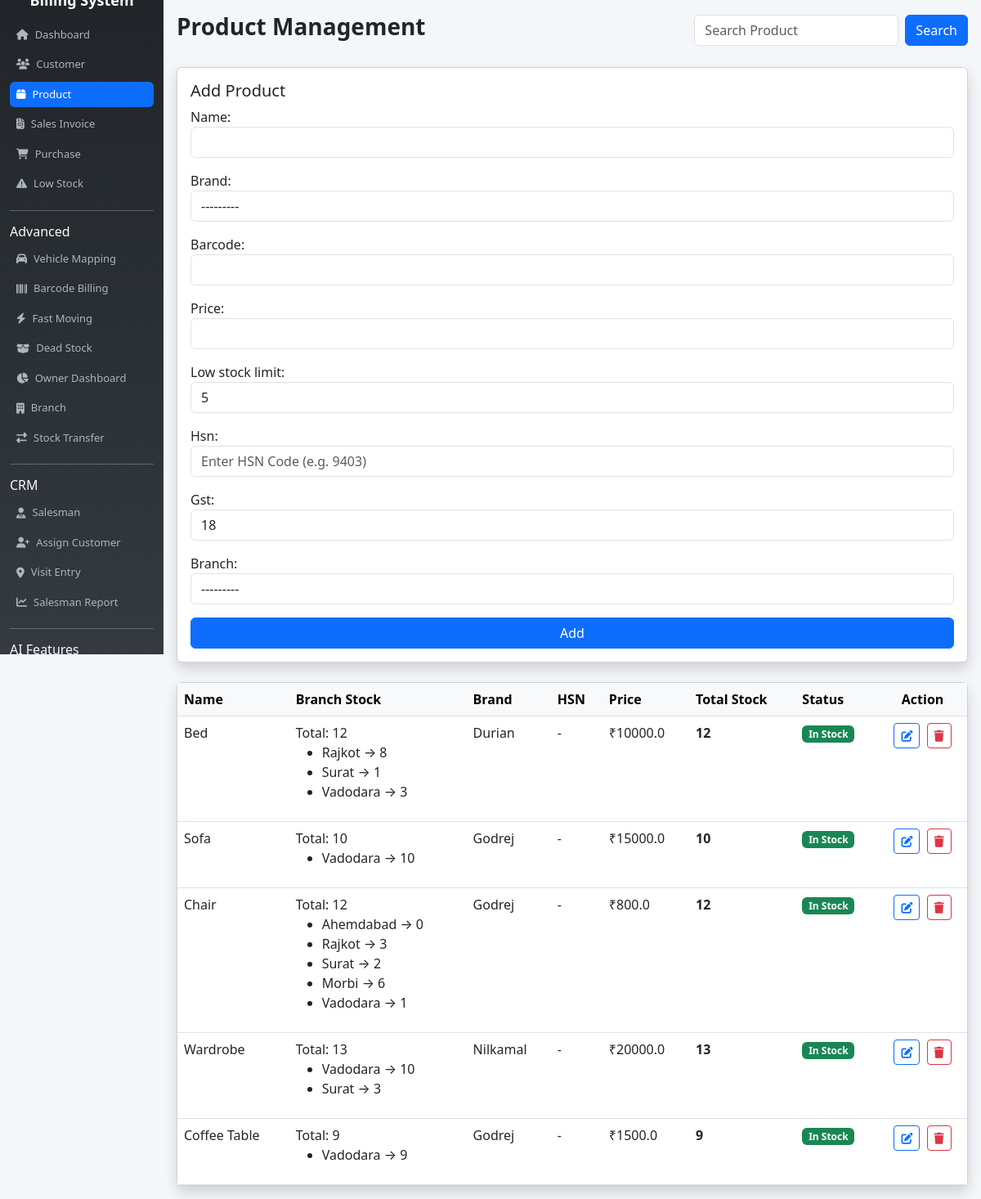
Page /product/ on the earlier database version.
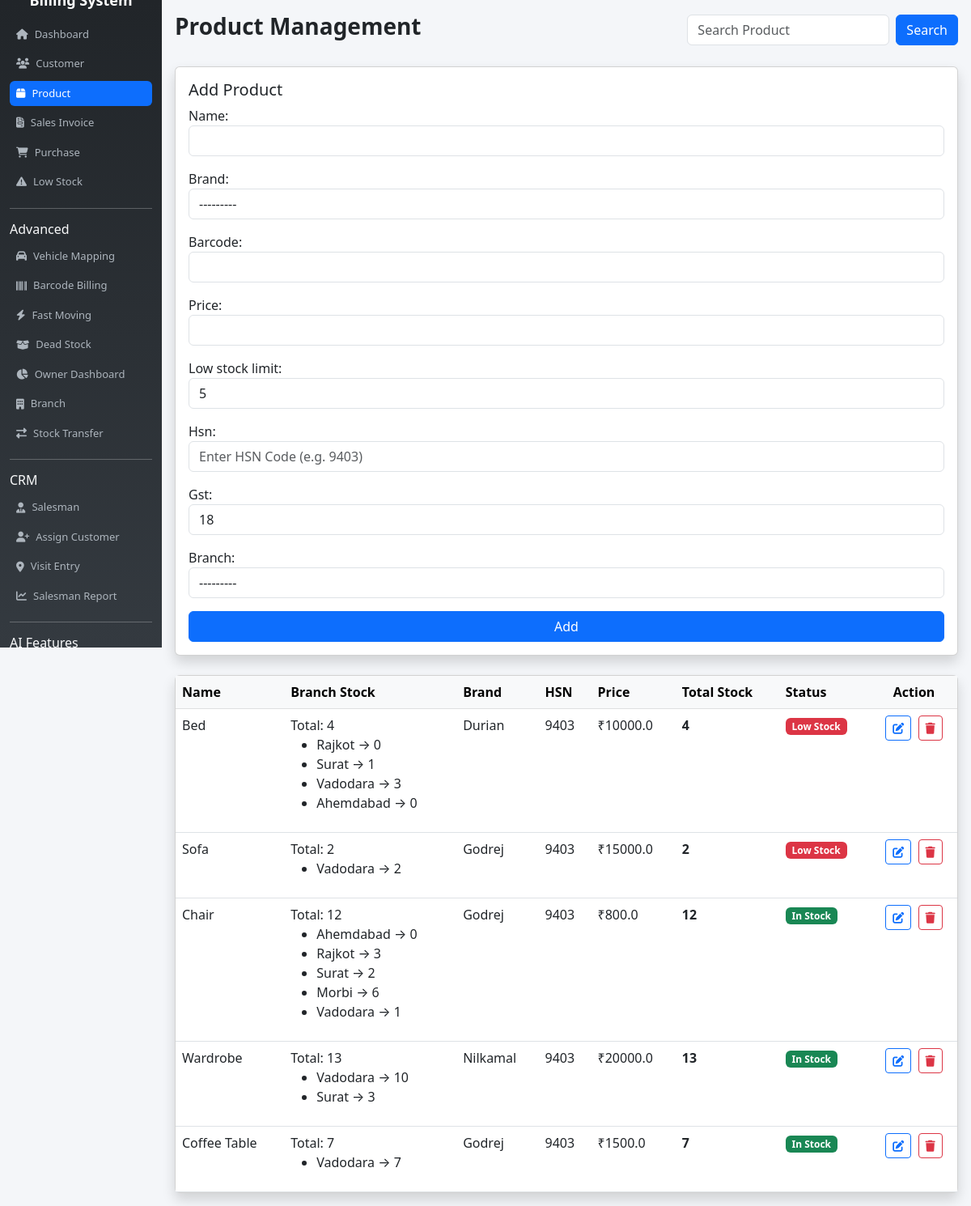
Same page on the later database version.
### billing_app/models.py (models this page shows, shortened)
class Product(models.Model):
    name = models.CharField(max_length=100)
    brand = models.ForeignKey(Brand, on_delete=models.SET_NULL, null=True, blank=True)
    barcode = models.CharField(max_length=100, blank=True, null=True)
    price = models.FloatField()
    stock = models.IntegerField(default=0)
    low_stock_limit = models.IntegerField(default=5)
    hsn = models.CharField(max_length=20, blank=True, null=True)
    gst = models.FloatField(default=18)

class BranchStock(models.Model):
    product = models.ForeignKey(Product, on_delete=models.CASCADE)
    branch = models.ForeignKey(Branch, on_delete=models.CASCADE)
    stock = models.IntegerField(default=0)

class Branch(models.Model):
    name = models.CharField(max_length=100)
    def __str__(self):
        return self.name

class Brand(models.Model):
    name = models.CharField(max_length=100)
    def __str__(self):
        return self.name

### billing_app/views.py (the view)
# urls.py: path('product/', views.product_list, name='product'),
def product_list(request):
    query = request.GET.get('q')
    if query:
        data = Product.objects.filter(name__icontains=query)
    else:
        data = Product.objects.all()
    for p in data:
        p.filtered_stocks = BranchStock.objects.filter(product=p)
        p.total_stock = BranchStock.objects.filter(product=p).aggregate(
            total=Sum('stock')
        )['total'] or 0
    edit_id = request.GET.get('edit')
    product = Product.objects.filter(id=edit_id).first()
    form = ProductForm(request.POST or None, instance=product)
    if form.is_valid():
        form.save()
        return redirect('product')
    return render(request, 'product.html', {
        'data': data,
        'form': form,
        'product_to_edit': product
    })

### billing_app/forms.py
class ProductForm(forms.ModelForm):
    branch = forms.ModelChoiceField(
        queryset=Branch.objects.all(),
        widget=forms.Select(attrs={'class': 'form-control mb-2'})
    )
    class Meta:
        model = Product
        fields = [
            'name',
            'brand',
            'barcode',
            'price',
            'low_stock_limit',
            'hsn',          # ✅ ADD
            'gst'           # ✅ ADD
        ]
        widgets = {
            'name': forms.TextInput(attrs={'class': 'form-control mb-2'}),
            'brand': forms.Select(attrs={'class': 'form-control mb-2'}),
            'barcode': forms.TextInput(attrs={'class': 'form-control mb-2'}),
            'price': forms.NumberInput(attrs={'class': 'form-control mb-2'}),
            'low_stock_limit': forms.NumberInput(attrs={'class': 'form-control mb-2'}),
            'hsn': forms.TextInput(attrs={
                'class': 'form-control mb-2',
                'placeholder': 'Enter HSN Code (e.g. 9403)'
            }),
            'gst': forms.NumberInput(attrs={
                'class': 'form-control mb-2',
                'placeholder': 'GST % (e.g. 18)'
            }),
        }

### billing_app/templates/product.html (shortened to what this page needs)
{% extends 'base.html' %}
{% block content %}
<div class="d-flex justify-content-between align-items-center mb-4">
    <h3 class="fw-bold">Product Management</h3>
    <form method="get" class="d-flex">
        <input type="text" name="q" value="{{ request.GET.q }}"
               placeholder="Search Product"
               class="form-control me-2" style="width:250px;">
        <button class="btn btn-primary">Search</button>
    </form>
</div>
<div class="card shadow mb-4">
    <div class="card-body">
        <h5>
            {% if product_to_edit %}Edit{% else %}Add{% endif %} Product
        </h5>
        <form method="post">
            {{ form.as_p }}
            <button class="btn btn-primary w-100">
                {% if product_to_edit %}Update{% else %}Add{% endif %}
            </button>
        </form>
    </div>
</div>
<div class="card shadow">
    <div class="card-body p-0">
        <table class="table table-hover mb-0">
            <thead class="table-light">
                <tr>
                    <th>Name</th>
                    <th>Branch Stock</th>
                    <th>Brand</th>
                    <th>HSN</th>
                    <th>Price</th>
                    <th>Total Stock</th>
                    <th>Status</th>
                    <th class="text-center">Action</th>
                </tr>
            </thead>
            <tbody>
            {% for p in data %}
                <tr>
                    <td>{{ p.name }}</td>
                    <td>
                        Total: {{ p.total_stock }}
                        <ul>
                            {% for s in p.filtered_stocks %}
                                <li>{{ s.branch.name }} → {{ s.stock }}</li>
                            {% endfor %}
                        </ul>
                    </td>
                    <td>{{ p.brand }}</td>
                    <td>{{ p.hsn|default:"-" }}</td>
                    <td>₹{{ p.price }}</td>
                    <td class="fw-bold ">
                        {{ p.total_stock }}
                    </td>
                    <td>
                        {% if p.total_stock <= p.low_stock_limit %}
                            <span class="badge bg-danger">Low Stock</span>
                        {% else %}
                            <span class="badge bg-success">In Stock</span>
                        {% endif %}
                    </td>
                    <td class="text-center">
                        <a href="?edit={{ p.id }}" class="btn btn-sm btn-outline-primary me-1" title="Edit">
                            <i class="fas fa-edit"></i>
                        </a>
                        <a href="/delete_product/{{ p.id }}" class="btn btn-sm btn-outline-danger" title="Delete">
                            <i class="fas fa-trash"></i>
                        </a>
                    </td>
                </tr>
            {% empty %}
                <tr>
                    <td colspan="7" class="text-center p-3">
                        No Products Found
                    </td>
                </tr>
            {% endfor %}
            </tbody>
        </table>
    </div>
</div>
{% endblock %}

Differences in the rows shown:
changed Product "Bed": total_stock "12" → "4"; hsn "-" → "9403"; text "In Stock" → "Low Stock"
changed BranchStock (number 1 of 13 on the later page): stock "8" → "0"
added BranchStock: branch.name "Ahemdabad", stock "0", shown under Product "Bed"
changed Product "Sofa": total_stock "10" → "2"; hsn "-" → "9403"; text "In Stock" → "Low Stock"
changed BranchStock (number 5 of 13 on the later page): stock "10" → "2"
changed Product "Chair": hsn "-" → "9403"
changed Product "Wardrobe": hsn "-" → "9403"
changed Product "Coffee Table": total_stock "9" → "7"; hsn "-" → "9403"
changed BranchStock (number 13 of 13 on the later page): stock "9" → "7"
